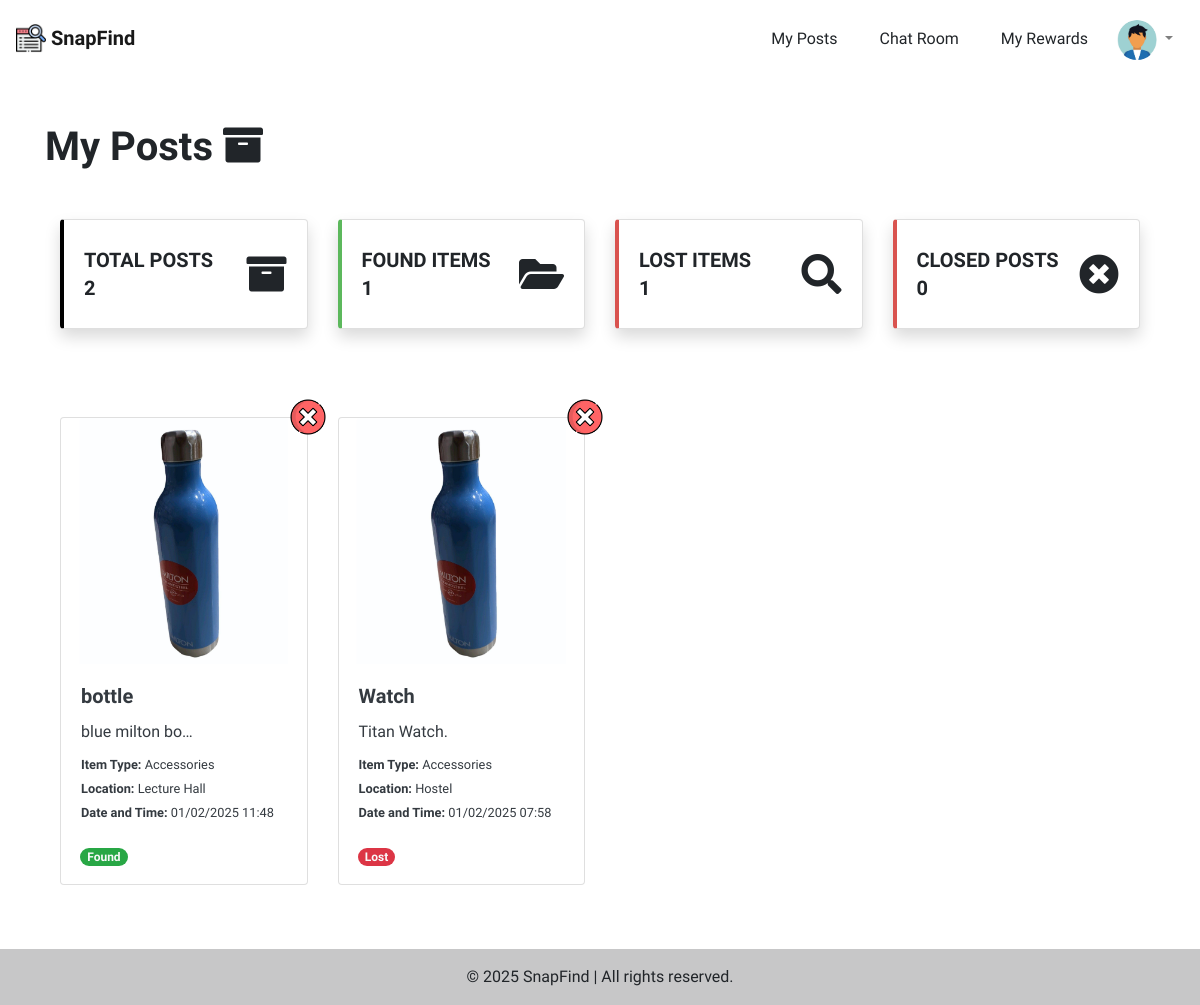
The app's page /accounts/my_posts/ (signed in), older data.
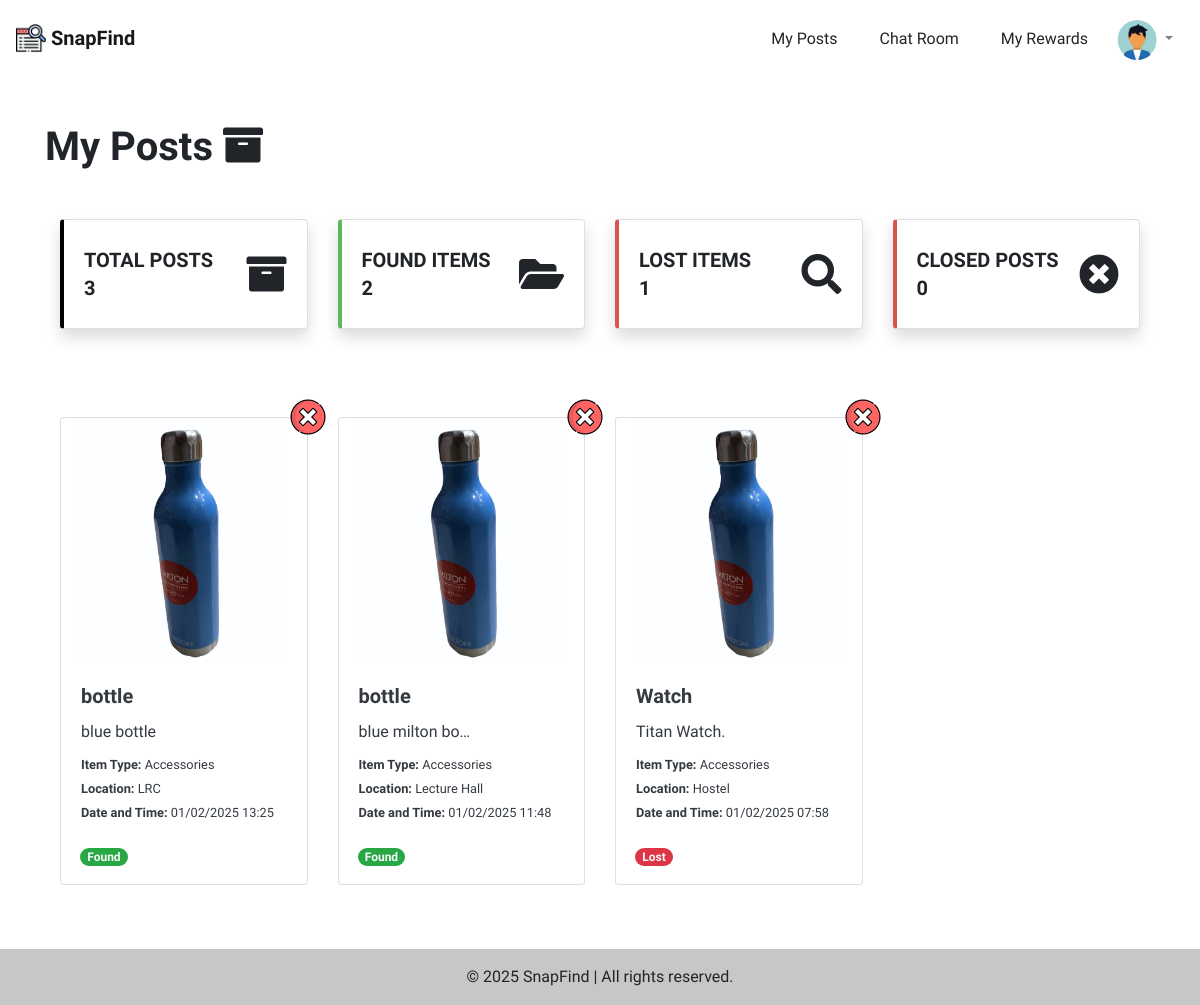
The same page, newer data.
### accounts/models.py (models this page shows, shortened)
class UserProfile(models.Model):
    avatar = models.ImageField(default='accounts/user_default.jpg', upload_to='accounts/') # Picture of user
    user = models.OneToOneField(User, on_delete=models.CASCADE) # reference to User Table
    faculty = models.ForeignKey(Faculty, on_delete=models.CASCADE) # reference to Faculty Table

### posts/models.py (models this page shows, shortened)
class Post(models.Model):
    is_active = models.BooleanField(default=True)
    TYPE = (
        ('found', 'Found Item'),
        ('lost', 'Lost Item'),
    )
    type = models.CharField(choices=TYPE, max_length=255, default='found')
    date_time = models.DateTimeField()
    create_at = models.DateTimeField(auto_now_add=True)
    desc = models.TextField()
    title = models.CharField(max_length=255)
    location = models.CharField(max_length=255)
    contact1 = models.CharField(max_length=255)
    contact2 = models.CharField(max_length=255)
    key = models.CharField(max_length=255, unique=True, null=True, blank=True)
    assetType = models.ForeignKey(AssetType, on_delete=models.CASCADE)
    user = models.ForeignKey(User, on_delete=models.CASCADE, null=True)
    take_information = models.CharField(max_length=255, null=True, blank=True)

class PostPicture(models.Model):
    picture = models.ImageField(default='posts/post_default.gif', upload_to='posts/')
    post = models.ForeignKey(Post, on_delete=models.CASCADE)

class AssetType(models.Model):
    name = models.CharField(max_length=255)
    def __str__(self):
        return self.name

### accounts/views.py (the view, shortened to what this page needs)
# urls.py: path('my_posts/', MyPostView.as_view(), name='my_posts'),# myposts
class MyPostView(View):
    template_name = 'my_posts.html'
    def get(self, request):
        if request.user.is_authenticated:
            posts = Post.objects.filter(user=request.user).order_by(
                '-is_active', '-create_at')
            founds = Post.objects.filter(user=request.user, type='found')
            losts = Post.objects.filter(user=request.user, type='lost')
        else:
            posts = "key"
            founds = []
            losts = []
        return render(request, self.template_name, {
            'posts': posts,
            'founds': founds,
            'losts': losts,
            'closed': len(Post.objects.filter(user=request.user, is_active=False)) if request.user.is_authenticated else len(Post.objects.filter(is_active=False))
        })

### accounts/templates/my_posts.html (shortened to what this page needs)
{% extends 'base_layout.html' %}
{% load static %}
{% block style %}
    <link rel="stylesheet" href="{% static 'css/tempus.css' %}">
{% endblock %}
{% block content %}
<div class="container">
    <h1 class='mt-5 mb-5'> <b>My Posts <i class="fas fa-archive"></i></b> </h1>
    {% if request.user.is_authenticated %}
        <h5 class='mb-5'>
            <div class="container">
                <div class="row">
                    <div class="col mb-4 rotate-img">
                        <div class="card shadow h-100 py-2" style="border-left:.25rem solid black !important">
                            <div class="card-body">
                                <div class="row no-gutters align-items-center">
                                    <div class="col mr-2">
                                        <div class="font-weight-bold text-uppercase mb-1">Total Posts</div>
                                        <div class="h5 mb-0 font-weight-bold text-gray-800">
                                            {{ posts|length }}
                                        </div>
                                    </div>
                                    <div class="col-auto">
                                        <i class="fas fa-archive fa-2x"></i>
                                    </div>
                                </div>
                            </div>
                        </div>
                    </div>
                    <div class="col mb-4 rotate-img">
                        <div class="card shadow h-100 py-2" style="border-left:.25rem solid #5cb85c !important">
                            <div class="card-body">
                                <div class="row no-gutters align-items-center">
                                    <div class="col mr-2">
                                        <div class="font-weight-bold text-uppercase mb-1">Found Items</div>
                                        <div class="h5 mb-0 font-weight-bold text-gray-800">
                                            {{ founds|length }}
                                        </div>
                                    </div>
                                    <div class="col-auto">
                                        <i class="fas fa-folder-open fa-2x"></i>
                                    </div>
                                </div>
                            </div>
                        </div>
                    </div>
                    <div class="col mb-4 rotate-img">
                        <div class="card shadow h-100 py-2" style="border-left:.25rem solid #d9534f !important">
                            <div class="card-body">
                                <div class="row no-gutters align-items-center">
                                    <div class="col mr-2">
                                        <div class="font-weight-bold text-uppercase mb-1">Lost Items</div>
                                        <div class="h5 mb-0 font-weight-bold text-gray-800">
                                            {{ losts|length }}
                                        </div>
                                    </div>
                                    <div class="col-auto">
                                        <i class="fas fa-search fa-2x"></i>
                                    </div>
                                </div>
                            </div>
                        </div>
                    </div>
                    <div class="col mb-4 rotate-img">
                        <div class="card shadow h-100 py-2" style="border-left:.25rem solid #d9534f !important">
                            <div class="card-body">
                                <div class="row no-gutters align-items-center">
                                    <div class="col mr-2">
                                        <div class="font-weight-bold text-uppercase mb-1">Closed Posts</div>
                                        <div class="h5 mb-0 font-weight-bold text-gray-800">
                                            {{ closed }}
                                        </div>
                                    </div>
                                    <div class="col-auto">
                                        <i class="fas fa-times-circle fa-2x"></i>
                                    </div>
                                </div>
                            </div>
                        </div>
                    </div>
                </div>
            </div>
        </h5>
    {% endif %}
    <div class="container">
        {% if posts == 'key' %}
            <div class='col-lg-12 jumbotron text-center border border-dark'>
                <img src="{% static 'images/post.png' %}" width='15%' class='mb-5'>
                <h4 class='mb-3'>Please enter a key to find your posts</h4>
                {% if key_error %}
                    <span class="text-danger">{{ key_error }}</span>
                {% endif %}
                <form action="{% url 'my_posts' %}" method="POST" class=''>
                    {% csrf_token %}
                    <div class="row">
                        <div class="col-4"></div>
                        <div class="col-4 my-3">
                            <input id='id_key' type="text" name="key" class='form-control' placeholder='' required>
                            <small class="form-text text-muted">The key is the code you set when creating your post</small>
                        </div>
                        <div class="col-4"></div>
                    </div>
                    <div class="row">
                        <div class="col-4"></div>
                        <div class="col-4 my-1">
                            <input type="submit" class='btn btn-block btn-primary' value="Submit">
                        </div>
                        <div class="col-4"></div>
                    </div>
                </form>
            </div>
        {% else %}
        <div class="row">
            {% for post in posts %}
                <div class='col-lg-3 my-3'>
                    <div class="card h-100 w-100 text-dark mycard" style='border:none;'>
                        <a href="{% url 'post_delete' post.id %}?key={{key}}">
                            <img src="{% static 'images/close.png' %}" alt="" class='top-right-btn' width='35px'>
                        </a>
                        <a class="card h-100 w-100 mb-0 text-decoration-none text-dark"
                        href="{% if post.is_active == False %} {% url 'detail' post.id %} {% else %} {% url 'edit_post' post.id %} {% endif %}">
                            <div class="wrapper">
                                {% if post.postpicture_set.all|length == 0 %}
                                    <img class="card-img-top" src="{% static 'images/post_default.gif' %}">
                                {% else %}
                                    <img class="card-img-top" src="{{ post.postpicture_set.all.0.picture.url }}">
                                {% endif %}
                            </div>
                            <div class="card-body">
                                <h5 class="card-title">
                                    <b>{{ post.title|truncatechars:20 }}</b>
                                </h5>
                                <div class="card-text">
                                    <p>{{ post.desc|truncatechars:15 }}</p>
                                    <p class='m-0'>
                                        <small>
                                            <b>Item Type: </b> <span id='assetType'>{{ post.assetType }}</span>
                                        </small>
                                    </p>
                                    <p class='m-0'>
                                        <small>
                                            <b>Location: </b> <span id='location'> {{ post.location }} </span>
                                        </small>
                                    </p>
                                    <p class='m-0'>
                                        <small>
                                            <b>Date and Time: </b> <span id='date_time'> {{ post.date_time|date:"d/m/Y H:i" }} </span>
                                        </small>
                                    </p>
                                </div>
                            </div>
                            <div class="container mb-3 ml-1">
                                <p class="card-text">
                                    {% if post.type == 'found' %}
                                        <span class="badge badge-pill badge-success text-light">Found</span>
                                    {% else %}
                                        <span class="badge badge-pill badge-danger text-light">Lost</span>
                                    {% endif %}
                                </p>
                            </div>
                        </a>
                    </div>
                </div>
            {% endfor %}
        </div>
        {% endif %}
    </div>
</div>
{% endblock %}

### templates/base_layout.html (shortened to what this page needs)
{% load static %}
<!DOCTYPE html>
<html lang="en">
<head>
    <link rel="stylesheet" href="{% static 'css/bootstrap.min.css' %}">
    <link rel="stylesheet" href="{% static 'css/style.css' %}">
    <link rel="stylesheet" href="{% static 'css/fontawesome.all.min.css' %}">
    {% block style %}
    {% endblock %}
</head>
<body class="d-flex flex-column min-vh-100">
    <nav class="navbar navbar-expand navbar-light" style="height: 75px;">
        <div class="collapse navbar-collapse" id="navbarTogglerDemo01">
            <a class="navbar-brand" href="{% url 'index' %}">
                <img src="{% static 'images/lost&found.png' %}" width="30" height="30" class="d-inline-block align-top" alt="">
                <b>SnapFind</b>
            </a>
            <ul class="navbar-nav ml-auto {% if request.user.is_authenticated %} mt-4 {% endif %}">
                <li class="nav-item active">
                    <a class="nav-link" href="{% url 'my_posts' %}">
                        <p class='btn m-0 index'>
                            My Posts
                        </p>
                    </a>
                </li>
                {% if request.user.is_authenticated %}
                <li class="nav-item active">
                    <a class="nav-link" href="{% url 'chat_index' %}">
                        <p class='btn m-0 index'>
                            Chat Room
                        </p>
                    </a>
                </li>
                {% if request.user.is_authenticated %}
                <li class="nav-item active">
                    <a class="nav-link" href="{% url 'rewards' %}">
                        <p class='btn m-0 index'>
                            My Rewards
                        </p>
                    </a>
                </li>
                {% endif %}
                <li class="nav-item dropdown">
                    <a class="nav-link dropdown-toggle my-circle" href="#" id="navbarDropdownMenuLink" role="button" data-toggle="dropdown" aria-haspopup="true" aria-expanded="false">
                        <img src="{{ request.user.userprofile.avatar.url }}" class="rounded-circle" style="width: 40px; height: 40px;">
                    </a>
                </li>
                {% endif %}
            </ul>
        </div>
    </nav>
    <main class="flex-grow-1">
        {% block content %}
        {% endblock %}
    </main>
    <footer class="bg-light text-center text-lg-start mt-5">
        <div class="text-center p-3" style="background-color: rgba(0, 0, 0, 0.2);">
            © 2025 SnapFind | All rights reserved.
        </div>
    </footer>
</body>
</html>

### static/css/style.css (style rules this page uses)
* { font-family: 'Kanit', sans-serif; word-wrap: break-word; padding: 0; margin: 0; }
body, html { height: 100%; }
body { animation: fadein .5s; }
.mycard { transition: .2s; }
.wrapper { position: relative; overflow: hidden; }
.wrapper:after { content: ''; display: block; padding-top: 100%; }
.wrapper img { width: auto; height: 100%; max-width: none; position: absolute; left: 50%; top: 0; transform: translateX(-50%); }
.top-right-btn { position: absolute; right: 0; top: 0; transform: translate(50%,-50%); z-index: 100; }
.rotate-img { transition: .3s; }
.my-circle { position: relative; width: 75px; height: 75px; overflow: hidden; }
.my-circle img { width: 100%; height: 100%; object-fit: cover; }

Row changes from the older to the newer data that the page shows:
added Post: postpicture_set.all.0.picture (picture), title "bottle", desc "blue bottle", assetType "Accessories", location "LRC", date_time "01/02/2025 13:25", type "Found"
Text that changed along with them:
{{ posts|length }}: "2" → "3"
{{ founds|length }}: "1" → "2"
